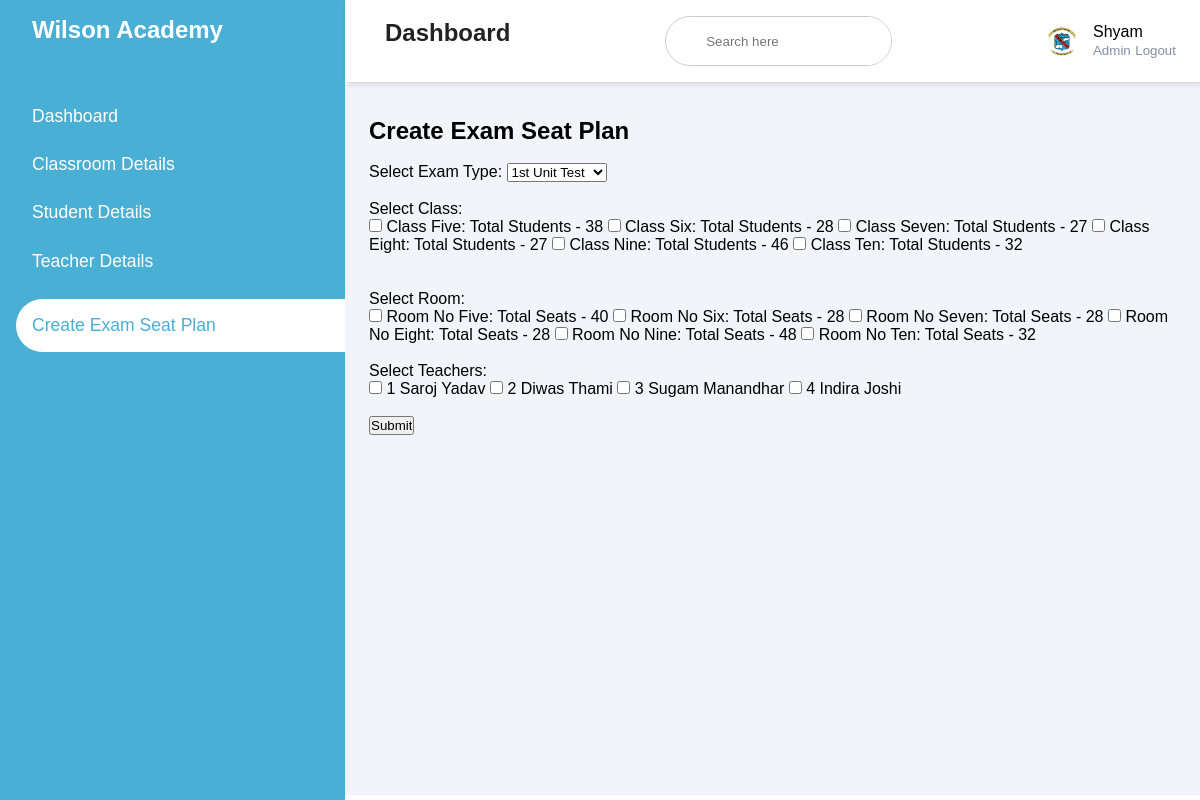
Page /examseatplan.php (signed in) on the committed database.
### tables this page shows
CREATE TABLE `registration_db` (
  `id` int(11) NOT NULL,
  `name` varchar(50) NOT NULL,
  `username` varchar(25) NOT NULL,
  `email` varchar(50) NOT NULL,
  `password` varchar(75) NOT NULL
);

CREATE TABLE `classroom_details` (
  `classroom_no` int(11) NOT NULL,
  `no_of_rows` int(11) NOT NULL,
  `no_of_column` int(11) NOT NULL,
  `total_seats` int(11) NOT NULL
);

CREATE TABLE `teacher_detail` (
  `t_id` int(11) NOT NULL,
  `t_name` varchar(75) NOT NULL,
  `t_designation` varchar(75) NOT NULL
);

### examseatplan.php (the view, shortened to what this page needs)
<?php
		require	'config.php';
?>
<?php
	if(!empty($_SESSION["id"])){
  		$id = $_SESSION["id"];
  		$result = mysqli_query($con, "SELECT * FROM registration_db WHERE id = $id");
  	$row = mysqli_fetch_assoc($result);
	}
	else{
  		header("Location: login.php");
		}
?>
<!DOCTYPE html>
<html>
<head>
	<link rel="stylesheet" href="https://maxst.icons8.com/vue-static/landings/line-awesome/line-awesome/1.3.0/css/line-awesome.min.css">
	<link rel="stylesheet" href="indexpage.css">
</head>
<body>
	<div class="sidebar">
		<div class="sidebar-brand">
			<h2><span class="lab la-accusoft">Wilson Academy</span></h2>
		</div>
		<div class="sidebar-menu">
			<ul>
				<li>
					<a href="index.php"><span class="las la-igloo"></span><span> Dashboard</span></a>
				</li>
				<li>
					<a href="classroomdetails.php"><span class="las la-users"></span>
						<span>Classroom Details</span>
					</a>
				</li>
				<li>
					<a href="studentdetails.php"><span class="las la-clipboard"></span><span> Student Details</span></a>
				</li>
				<li>
					<a href="teacherdetails.php"><span class="las la-users"></span><span> Teacher Details</span></a>
				</li>
				<li>
					<a href="examseatplan.php" class="active"><span class="las la-clipboard-list"></span><span> Create Exam Seat Plan</span></a>
				</li>
			</ul>
		</div>
	</div>
	<div class="main-content">
		<header>
			<h2>
				<label for="">
					<span class="las la-bars"></span>
				</label>
				Dashboard
			</h2>
			<div class="search-wrapper">
				<input type="search" placeholder="Search here">
			</div>
			<div class="user-wrapper">
				<img src="images/logo.png" width="30px" height="30px" alt="">
				<div>
					<p><?php echo $row["name"]; ?></p>
					<small>Admin</small>
					<small href="logout.php">Logout</small>
				</div>
			</div>
		</header>
		<main>
		<form	action="test6.php" method="get">
	<h2>Create Exam Seat Plan</h2><br>
	<label for="exam_type">Select Exam Type: </label>
	<select name="exam_type">
		<option value="1st Unit Test">1st Unit Test</option>
	</select>
	<br><br>
	<label for="Select Class">Select Class:</label><br>
	<div class="class-select">
	<input type="checkbox" name="select_class[]" value="Class 5">
	<label for="">Class Five: Total Students -
		<?php
					$query= "SELECT roll_no FROM class_five order by roll_no;";
					$query_run=mysqli_query($con,$query);
					$row = mysqli_num_rows($query_run);
					echo '<label>' .$row. '</label>';
			?>
	</label>
	<input type="checkbox" name="select_class[]" value="Class 6">
	<label for="">Class Six: Total Students -
		<?php
					$query= "SELECT roll_no FROM class_six order by roll_no;";
					$query_run=mysqli_query($con,$query);
					$row = mysqli_num_rows($query_run);
					echo '<label>' .$row. '</label>';
			?>
	</label>
	<input type="checkbox" name="select_class[]" value="Class 7">
	<label for="">Class Seven: Total Students -
		<?php
					$query= "SELECT roll_no FROM class_seven order by roll_no;";
					$query_run=mysqli_query($con,$query);
					$row = mysqli_num_rows($query_run);
					echo '<label>' .$row. '</label>';
			?>
	</label>
	<input type="checkbox" name="select_class[]" value="Class 8">
	<label for="">Class Eight: Total Students -
			<?php
					$query= "SELECT roll_no FROM class_eight order by roll_no;";
					$query_run=mysqli_query($con,$query);
					$row = mysqli_num_rows($query_run);
					echo '<label>' .$row. '</label>';
			?>
	</label>
	<input type="checkbox" name="select_class[]" value="Class 9">
	<label for="">Class Nine: Total Students -
			<?php
					$query= "SELECT roll_no FROM class_nine order by roll_no;";
					$query_run=mysqli_query($con,$query);
					$row = mysqli_num_rows($query_run);
					echo '<label>' .$row. '</label>';
			?>
	</label>
	<input type="checkbox" name="select_class[]" value="Class 10">
	<label for="">Class Ten: Total Students -
			<?php
					$query= "SELECT roll_no FROM class_ten order by roll_no;";
					$query_run=mysqli_query($con,$query);
					$row = mysqli_num_rows($query_run);
					echo '<label>' .$row. '</label>';
			?>
	</label>
</div>
	<br><br>
	<label for="Select Room">Select Room:</label><br>
	<input type="checkbox" name="select_room[]" value="Room No 5">
	<label for="">Room No Five: Total Seats -
		<?php
					$sql= "SELECT total_seats FROM classroom_details WHERE classroom_no=5;";
					$query=$con->query($sql);
					$row=$query->fetch_assoc();
					echo '<label>' .$row["total_seats"]. '</label>';
					?>
	</label>
	<input type="checkbox" name="select_room[]" value="Room No 6">
	<label for="">Room No Six: Total Seats -
		<?php
					$sql= "SELECT total_seats FROM classroom_details WHERE classroom_no=6;";
					$query=$con->query($sql);
					$row=$query->fetch_assoc();
					echo '<label>' .$row["total_seats"]. '</label>';
					?>
	</label>
	<input type="checkbox" name="select_room[]" value="Room No 7">
	<label for="">Room No Seven: Total Seats -
		<?php
					$sql= "SELECT total_seats FROM classroom_details WHERE classroom_no=7;";
					$query=$con->query($sql);
					$row=$query->fetch_assoc();
					echo '<label>' .$row["total_seats"]. '</label>';
					?>
	</label>
	<input type="checkbox" name="select_room[]" value="Room No 8">
	<label for="">Room No Eight: Total Seats -
			<?php
					$sql= "SELECT total_seats FROM classroom_details WHERE classroom_no=8;";
					$query=$con->query($sql);
					$row=$query->fetch_assoc();
					echo '<label>' .$row["total_seats"]. '</label>';
					?>
	</label>
	<input type="checkbox" name="select_room[]" value="Room No 9">
	<label for="">Room No Nine: Total Seats -
			<?php
					$sql= "SELECT total_seats FROM classroom_details WHERE classroom_no=9;";
					$query=$con->query($sql);
					$row=$query->fetch_assoc();
					echo '<label>' .$row["total_seats"]. '</label>';
					?>
	</label>
	<input type="checkbox" name="select_room[]" value="Room No 10">
	<label for="">Room No Ten: Total Seats -
			<?php
					$sql= "SELECT total_seats FROM classroom_details WHERE classroom_no=10;";
					$query=$con->query($sql);
					$row=$query->fetch_assoc();
					echo '<label>' .$row["total_seats"]. '</label>';
			?>
	</label>
	<br><br>
	<label for="">Select Teachers:</label><br>
	<?php
					$query="SELECT * from teacher_detail;";
					$result=mysqli_query($con,$query);
					while($row=mysqli_fetch_array($result)){
	?>
			<input type="checkbox" name="select_teacher[]" value="<?php echo $row['t_name'] ?>" ">
			<?php echo $row['t_id'];?>
				<?php echo $row['t_name'];
		}?>
<br><br>
	<input type="submit" name="Submit" style="align-content:center;">
</form>
		</main>
	</div>
</body>
</html>

### indexpage.css (style rules this page uses)
:root { --main-color: #4aafd5; --color-dark:1D2231; --text-grey:#8390A2; }
* { padding: 0; margin: 0; box-sizing: border-box; list-style-type: none; text-decoration: none; font-family: 'Poppins',sans-serif; }
.sidebar { width: 345px; position: fixed; left: 0; top: 0; height: 100%; background: var(--main-color) ; z-index: 100%; }
.sidebar-brand { height: 90px; padding: 1rem 0rem 1rem 2rem; color: #fff; }
.sidebar-brand span { display:inline-block; padding-right: 1rem; }
.sidebar-menu { margin-top: 1rem; font-size: 18px; }
.sidebar-menu li { width: 100%; margin-bottom:1.7rem; padding-left: 1rem; }
.sidebar-menu a { padding-left: 1rem; display: block; color: #fff; font-size:1.1rem; }
.sidebar-menu a.active { background: #fff; padding-top: 1rem; padding-bottom: 1rem; color: var(--main-color); border-radius: 30px 0px 0px 30px; }
.main-content { margin-left: 345px; }
header { display: flex; justify-content: space-between; padding:1rem 1.5rem; box-shadow: 2px 2px 5px rgba(0, 0, 0, 0.2); position: absolute; left: 345 px; width: calc(100% - 345px); top: 0; z-index: 100; }
header h2 { color: #222; }
header label span { font-size: 1.7rem; padding-right: 1rem; }
.search-wrapper { border:1px solid #ccc; border-radius: 30px; height:50px; display: flex; align-items: center; overflow-x: hidden; }
.search-wrapper input { height: 100%; padding: .5rem; border: none; outline: none; }
.user-wrapper { display: flex; align-items: center; }
.user-wrapper img { border-radius: 50%; margin-right: 1rem; }
.user-wrapper small { display: inline-block; color: var(--text-grey); margin-top: -3px; }
main { margin-top: 85px; padding: 2rem 1.5rem; background: #f1f5f9; min-height: calc(100vh - 90px); }

### rows in the picture
registration_db: name "Shyam"
classroom_details: total_seats "40"
classroom_details: total_seats "28"
classroom_details: total_seats "28"
classroom_details: total_seats "28"
classroom_details: total_seats "48"
classroom_details: total_seats "32"
teacher_detail: t_id "1", t_name "Saroj Yadav"
teacher_detail: t_id "2", t_name "Diwas Thami"
teacher_detail: t_id "3", t_name "Sugam Manandhar"
teacher_detail: t_id "4", t_name "Indira Joshi"

### other values in the picture
$row "38"
$row "28"
$row "27"
$row "46"
$row "32"
